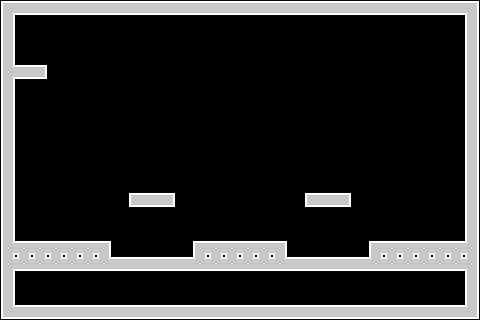

This is a level from a 2D game, rendered from its Tiled map with the project's own tilesets. A one-line summary and the map file follow, with tile-layer data summarised:
An orthogonal 30x20 tile map with 16x16 px tiles, 2 tile layers (bricks, solidbricks), 2 tilesets and 17 objects (6x PowerUpSpawnPoint, 3x runningChaserEnemySpawnPoint, 3x StarInGameCurrency, SpawnPoint, TimeBomb, ...).

<map version="1.0" orientation="orthogonal" width="30" height="20" tilewidth="16" tileheight="16">
 <tileset firstgid="1" name="TileSetTemplate" tilewidth="16" tileheight="16">
  <image source="TileSetTemplate.png" width="64" height="64" />
 </tileset>
 <tileset firstgid="17" name="TileSetTemplateSolid" tilewidth="16" tileheight="16">
  <image source="TileSetTemplateSolid.png" width="64" height="64" />
 </tileset>
 <layer name="bricks" width="30" height="20">
  <data>[600 cells, 150 non-empty, 12 distinct tile ids]</data>
 </layer>
 <layer name="solidbricks" width="30" height="20">
  <data>[600 cells, 0 non-empty, 0 distinct tile ids]</data>
 </layer>
 <objectgroup name="Objects" width="30" height="20">
  <object name="PowerUpSpawnPoint" x="238" y="184">
   <properties>
    <property name="PowerUpSpawnPoint" value="2" />
   </properties>
  </object>
  <object x="441" y="107" height="1" />
  <object name="SpawnPoint" x="32" y="49">
   <properties>
    <property name="SpawnPoint" value="1" />
   </properties>
  </object>
  <object name="runningChaserEnemySpawnPoint" x="64" y="229">
   <properties>
    <property name="runningChaserEnemySpawnPoint" value="1" />
   </properties>
  </object>
  <object name="runningChaserEnemySpawnPoint" x="240" y="229">
   <properties>
    <property name="runningChaserEnemySpawnPoint" value="1" />
   </properties>
  </object>
  <object name="TimeBomb" x="432" y="229">
   <properties>
    <property name="TimeBomb" value="1" />
   </properties>
  </object>
  <object name="runningChaserEnemySpawnPoint" x="406" y="228">
   <properties>
    <property name="runningChaserEnemySpawnPoint" value="1" />
   </properties>
  </object>
  <object name="PowerUpSpawnPoint" x="161" y="235">
   <properties>
    <property name="PowerUpSpawnPoint" value="0" />
   </properties>
  </object>
  <object name="PowerUpSpawnPoint" x="330" y="237">
   <properties>
    <property name="PowerUpSpawnPoint" value="4" />
   </properties>
  </object>
  <object name="PowerUpSpawnPoint" x="328" y="177">
   <properties>
    <property name="PowerUpSpawnPoint" value="3" />
   </properties>
  </object>
  <object name="PowerUpSpawnPoint" x="156" y="176">
   <properties>
    <property name="PowerUpSpawnPoint" value="1" />
   </properties>
  </object>
  <object name="PowerUpSpawnPoint" x="34" y="178">
   <properties>
    <property name="PowerUpSpawnPoint" value="5" />
   </properties>
  </object>
  <object name="StarInGameCurrency" x="237" y="207">
   <properties>
    <property name="StarInGameCurrency" value="1" />
   </properties>
  </object>
  <object x="-132" y="-9" />
  <object name="StarInGameCurrency" x="451" y="177">
   <properties>
    <property name="StarInGameCurrency" value="1" />
   </properties>
  </object>
  <object name="ExitDoor" x="56" y="218">
   <properties>
    <property name="ExitDoor" value="1" />
   </properties>
  </object>
  <object name="StarInGameCurrency" x="29" y="226">
   <properties>
    <property name="StarInGameCurrency" value="1" />
   </properties>
  </object>
 </objectgroup>
</map>
